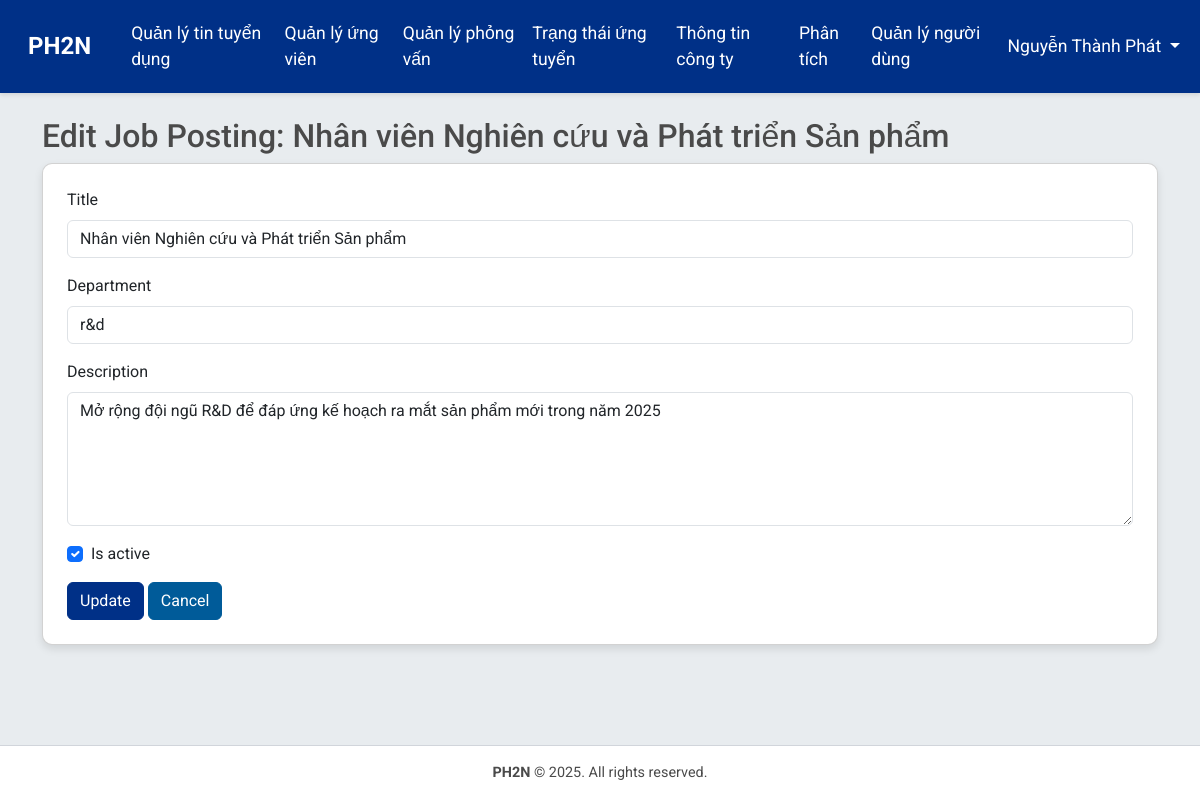
/hr/job-postings/edit/1/ (signed in), run on the app's committed database.
### accounts/models.py (models this page shows, shortened)
class CustomUser(AbstractBaseUser, PermissionsMixin):
    ROLE_CHOICES = [
        ('hr', 'HR'),
        ('applicant', 'Applicant'),
        ('director', 'Director'),
        ('department', 'Department'),
    ]
    email = models.EmailField(unique=True)
    full_name = models.CharField(max_length=255)
    role = models.CharField(max_length=20, choices=ROLE_CHOICES, default='applicant')
    department = models.CharField(max_length=100, blank=True, help_text="Department or division within the company")
    department = models.CharField(max_length=100, choices=DEPARTMENTS, blank=True, default='', help_text="Phòng ban trong công ty")
    phone_number = models.CharField(max_length=15, blank=True)
    address = models.TextField(blank=True)
    is_active = models.BooleanField(default=True)
    is_staff = models.BooleanField(default=False)
    is_interviewer = models.BooleanField(default=False, help_text="Xác định người dùng có thể làm người phỏng vấn")  # Thêm trường này
    objects = CustomUserManager()
    USERNAME_FIELD = 'email'
    REQUIRED_FIELDS = ['full_name']

### jobs/models.py (models this page shows, shortened)
class JobPosting(models.Model):
    title = models.CharField(max_length=255)
    department = models.CharField(max_length=100)
    description = models.TextField()
    is_active = models.BooleanField(default=True)
    created_by = models.ForeignKey(CustomUser, on_delete=models.CASCADE)
    created_at = models.DateTimeField(auto_now_add=True)

### hr/views.py (the view)
# urls.py: path('job-postings/edit/<int:job_id>/', views.edit_job_posting, name='edit_job_posting'),
@login_required
def edit_job_posting(request, job_id):
    if request.user.role != 'hr':
        messages.error(request, 'Only HR can edit job postings.')
        return redirect('jobs:job_list')
    job_posting = get_object_or_404(JobPosting, id=job_id)
    if request.method == 'POST':
        form = JobPostingForm(request.POST, instance=job_posting)
        if form.is_valid():
            form.save()
            messages.success(request, f'Job posting "{job_posting.title}" updated successfully.')
            return redirect('hr:manage_job_postings')
    else:
        form = JobPostingForm(instance=job_posting)
    return render(request, 'hr/edit_job_posting.html', {'form': form, 'job_posting': job_posting})

### jobs/forms.py
class JobPostingForm(forms.ModelForm):
    class Meta:
        model = JobPosting
        fields = ['title', 'department', 'description', 'is_active']
        widgets = {
            'description': forms.Textarea(attrs={'rows': 5}),
            'is_active': forms.CheckboxInput(),
        }

### templates/hr/edit_job_posting.html (shortened to what this page needs)
{% extends 'base.html' %}
{% load django_bootstrap5 %}
{% block content %}
<h2>Edit Job Posting: {{ job_posting.title }}</h2>
<div class="card p-4">
    <form method="post">
        {% bootstrap_form form %}
        {% bootstrap_button button_type="submit" content="Update" button_class="btn-primary" %}
        <a href="{% url 'hr:manage_job_postings' %}" class="btn btn-secondary">Cancel</a>
    </form>
</div>
{% endblock %}

### templates/base.html (shortened to what this page needs)
{% load django_bootstrap5 %}
{% load static %}
<!DOCTYPE html>
<html lang="vi">
<head>
    {% bootstrap_css %}
    <link rel="stylesheet" href="{% static 'css/style.css' %}">
</head>
<body>
    <nav class="navbar navbar-expand-lg navbar-dark">
        <div class="container-fluid">
            <a class="navbar-brand" href="{% url 'jobs:job_list' %}">PH2N</a>
            <div class="collapse navbar-collapse" id="navbarNav">
                <ul class="navbar-nav me-auto">
                    {% if user.is_authenticated %}
                        {% if user.role == 'hr' %}
                            <li class="nav-item">
                                <a class="nav-link" href="{% url 'hr:manage_job_postings' %}">Quản lý tin tuyển dụng</a>
                            </li>
                            <li class="nav-item">
                                <a class="nav-link" href="{% url 'hr:manage_applications' %}">Quản lý ứng viên</a>
                            </li>
                            <li class="nav-item">
                                <a class="nav-link" href="{% url 'hr:manage_interviews' %}">Quản lý phỏng vấn</a>
                            </li>
                            <li class="nav-item">
                                <a class="nav-link" href="{% url 'hr:application_status' %}">Trạng thái ứng tuyển</a>
                            </li>
                            <li class="nav-item">
                                <a class="nav-link" href="{% url 'hr:manage_company_info' %}">Thông tin công ty</a>
                            </li>
                            <li class="nav-item">
                                <a class="nav-link" href="{% url 'hr:recruitment_analytics' %}">Phân tích</a>
                            </li>
                            <li class="nav-item">
                                <a class="nav-link" href="{% url 'accounts:user_management' %}">Quản lý người dùng</a>
                            </li>
                        {% endif %}
                    {% endif %}
                </ul>
                <ul class="navbar-nav">
                    {% if user.is_authenticated %}
                        <li class="nav-item dropdown">
                        <a class="nav-link dropdown-toggle" href="#" id="userDropdown" role="button"
                            data-bs-toggle="dropdown" aria-expanded="false">
                            {{ user.full_name }}
                        </a>
                        </li>
                    {% endif %}
                </ul>
            </div>
        </div>
    </nav>
    <div class="content-wrapper">
        <div class="container mt-4">
            {% block content %}
            {% endblock %}
        </div>
    </div>
    <footer class="footer">
        <div class="container">
            <p><strong>PH2N</strong> © 2025. All rights reserved.</p>
        </div>
    </footer>
</body>
</html>

### static/css/style.css (style rules this page uses)
body { font-family: 'Roboto', sans-serif; background-color: #E8ECEF; margin: 0; display: flex; flex-direction: column; min-height: 100vh; }
.content-wrapper { flex: 1; }
.navbar { background-color: #003087; box-shadow: 0 2px 4px rgba(0,0,0,0.1); }
.navbar-brand { font-weight: bold; font-size: 1.5rem; padding: 0.5rem 1rem; }
.nav-link { font-size: 1.1rem; padding: 0.75rem 1.25rem; color: #FFFFFF !important; transition: all 0.2s; }
.card { border-radius: 10px; box-shadow: 0 4px 8px rgba(0,0,0,0.1); transition: transform 0.2s; }
.btn-primary { background-color: #003087; border-color: #003087; }
.btn-secondary { background-color: #005B99; border-color: #005B99; }
.footer { background-color: #FFFFFF; border-top: 1px solid #D1D5DB; padding: 1rem 0; text-align: center; font-size: 0.9rem; color: #4A4A4A; margin-top: auto; position: relative; }
.footer p { margin: 0; }
h2, h3, h5 { color: #4A4A4A; }

### data on the page
CustomUser: full_name "Nguyễn Thành Phát"
JobPosting: title "Nhân viên Nghiên cứu và Phát triển Sản phẩm", department "r&d", description "Mở rộng đội ngũ R&D để đáp ứng kế hoạch ra mắt sản phẩm mới trong năm 2025", is_active "☑"
